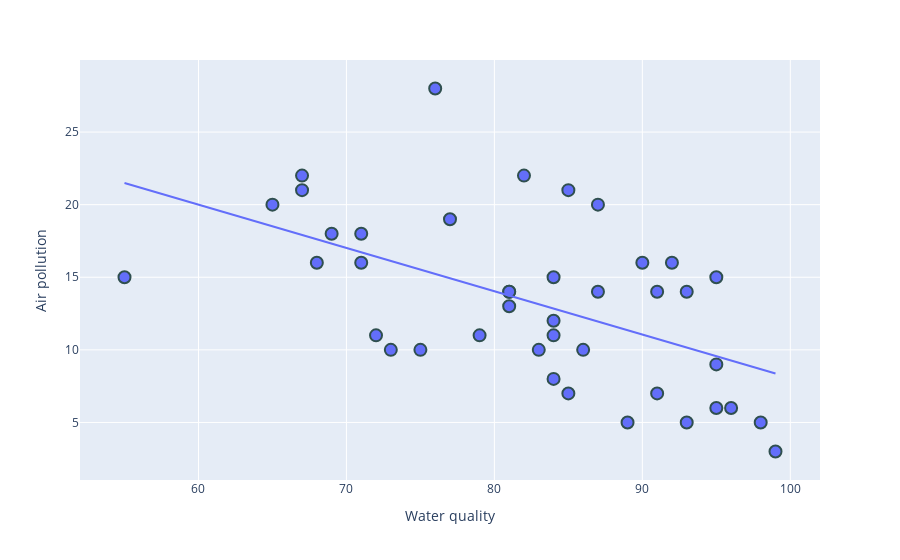

Notebook source saved alongside this figure:
### Markdown cell above
> **Pregunta ❓**:  ¿Existirá una relación entre la calidad del aire y la del agua?

### Code cell
fig = px.scatter(environmental_quality, 
                 y='Air pollution', 
                 x='Water quality', 
                 trendline='ols',
                 hover_data=['Country'])

fig.update_traces(marker=dict(size=12,
                              line=dict(width=2,
                                        color='DarkSlateGrey')),
                  selector=dict(mode='markers'))

### Figure 1 — Plotly figure (JSON) as saved in the notebook; plotly's stock layout.template omitted (floating-point values rounded to 4 significant figures)
{"data": [{"customdata": [["Australia"], ["Austria"], ["Belgium"], ["Canada"], ["Chile"], ["Colombia"], ["Czech Republic"], ["Denmark"], ["Estonia"], ["Finland"], ["France"], ["Germany"], ["Greece"], ["Hungary"], ["Iceland"], ["Ireland"], ["Israel"], ["Italy"], ["Japan"], ["Korea"], ["Latvia"], ["Lithuania"], ["Luxembourg"], ["Mexico"], ["Netherlands"], ["New Zealand"], ["Norway"], ["Poland"], ["Portugal"], ["Slovak Republic"], ["Slovenia"], ["Spain"], ["Sweden"], ["Switzerland"], ["Turkey"], ["United Kingdom"], ["United States"], ["OECD - Total"], ["Brazil"], ["Russia"], ["South Africa"]], "hovertemplate": "Water quality=%{x}<br>Air pollution=%{y}<br>Country=%{customdata[0]}<extra></extra>", "legendgroup": "", "marker": {"color": "#636efa", "line": {"color": "DarkSlateGrey", "width": 2}, "size": 12, "symbol": "circle"}, "mode": "markers", "name": "", "orientation": "v", "showlegend": false, "type": "scatter", "x": [93, 92, 84, 91, 71, 75, 87, 95, 84, 95, 81, 91, 69, 77, 99, 85, 67, 71, 87, 76, 79, 81, 84, 68, 93, 89, 98, 82, 86, 85, 90, 72, 96, 95, 65, 84, 83, 81, 73, 55, 67], "xaxis": "x", "y": [5, 16, 15, 7, 16, 10, 20, 9, 8, 6, 13, 14, 18, 19, 3, 7, 21, 18, 14, 28, 11, 14, 12, 16, 14, 5, 5, 22, 10, 21, 16, 11, 6, 15, 20, 11, 10, 14, 10, 15, 22], "yaxis": "y"}, {"hovertemplate": "<b>OLS trendline</b><br>Air pollution = -0.29816 * Water quality + 37.8924<br>R<sup>2</sup>=0.296912<br><br>Water quality=%{x}<br>Air pollution=%{y} <b>(trend)</b><extra></extra>", "legendgroup": "", "marker": {"color": "#636efa", "symbol": "circle"}, "mode": "lines", "name": "", "showlegend": false, "type": "scatter", "x": [55, 65, 67, 67, 68, 69, 71, 71, 72, 73, 75, 76, 77, 79, 81, 81, 81, 82, 83, 84, 84, 84, 84, 85, 85, 86, 87, 87, 89, 90, 91, 91, 92, 93, 93, 95, 95, 95, 96, 98, 99], "xaxis": "x", "y": [21.49, 18.51, 17.92, 17.92, 17.62, 17.32, 16.72, 16.72, 16.42, 16.13, 15.53, 15.23, 14.93, 14.34, 13.74, 13.74, 13.74, 13.44, 13.15, 12.85, 12.85, 12.85, 12.85, 12.55, 12.55, 12.25, 11.95, 11.95, 11.36, 11.06, 10.76, 10.76, 10.46, 10.16, 10.16, 9.567, 9.567, 9.567, 9.269, 8.673, 8.375], "yaxis": "y"}], "layout": {"autosize": true, "legend": {"tracegroupgap": 0}, "margin": {"t": 60}, "xaxis": {"anchor": "y", "autorange": true, "domain": [0, 1], "range": [52.06, 101.9], "title": {"text": "Water quality"}, "type": "linear"}, "yaxis": {"anchor": "x", "autorange": true, "domain": [0, 1], "range": [0.4727, 30.53], "title": {"text": "Air pollution"}, "type": "linear"}}}
